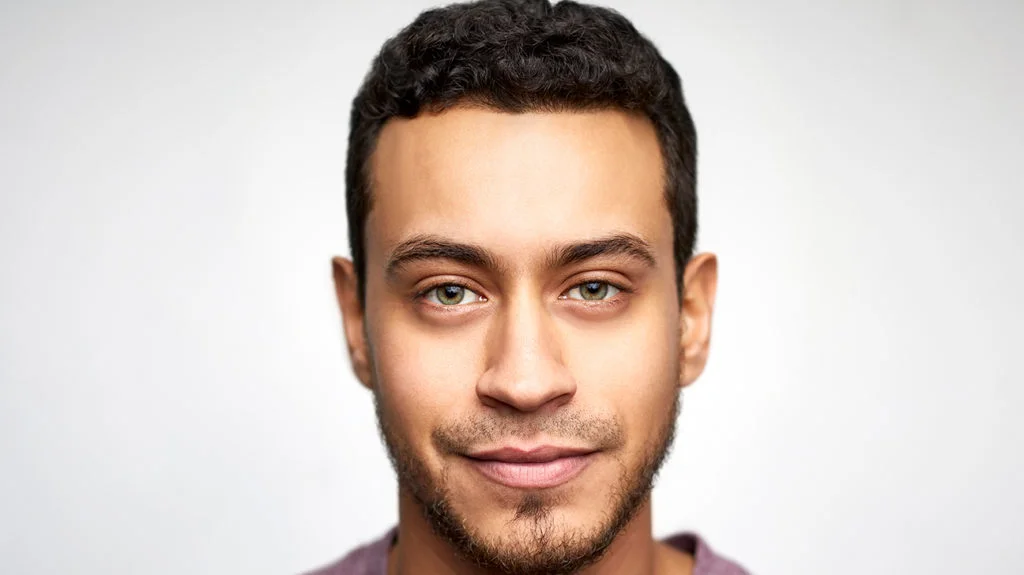
#> input picture img/facial.jpg, 1024 x 575 px, found by its file name
$ python SIFT_image.py
#> lines starting #> are read from the running program, lines starting #| are printed output that depends on the picture
import cv2
import numpy as np
import matplotlib.pyplot as plt

#sift
sift = cv2.SIFT_create()

#feature matching
bf = cv2.BFMatcher(cv2.NORM_L2, crossCheck= True)

img = cv2.imread('img/facial.jpg')
#> img is the input picture: shape (575, 1024, 3); mean B, G, R 193.5, 200.3, 213
img1 = cv2.imread('img/facial.jpg')

img = cv2.cvtColor(img, cv2.COLOR_BGR2GRAY)
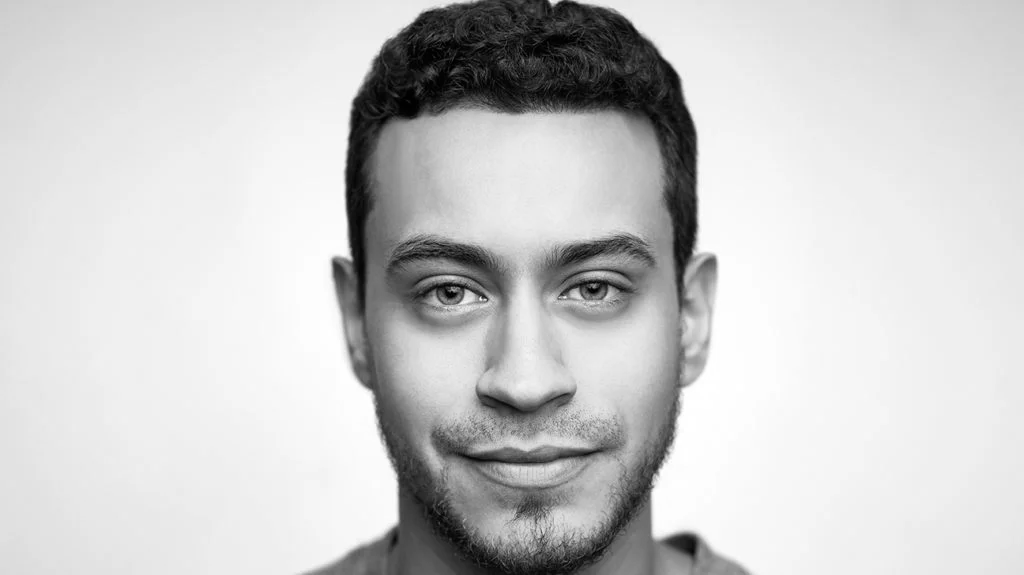
#> img: shape (575, 1024); min 0, max 255, mean 203.3
img1 = cv2.cvtColor(img1, cv2.COLOR_BGR2GRAY)


keypoints, descriptors = sift.detectAndCompute(img,None)
#> keypoints = 569 keypoints; strongest (x, y, size): (687, 544, 17.4), (408, 82, 62.9), (523, 175, 96.7), (677, 137, 34)
keypoints_1, descriptors_1 = sift.detectAndCompute(img1,None)
#> keypoints_1 has the same summary as keypoints

matches = bf.match(descriptors,descriptors_1)
#> matches = 569 matches
matches = sorted(matches, key = lambda x:x.distance)

img2 = cv2.drawMatches(img, keypoints, img1, keypoints_1,matches[300:600], img1, flags=2)
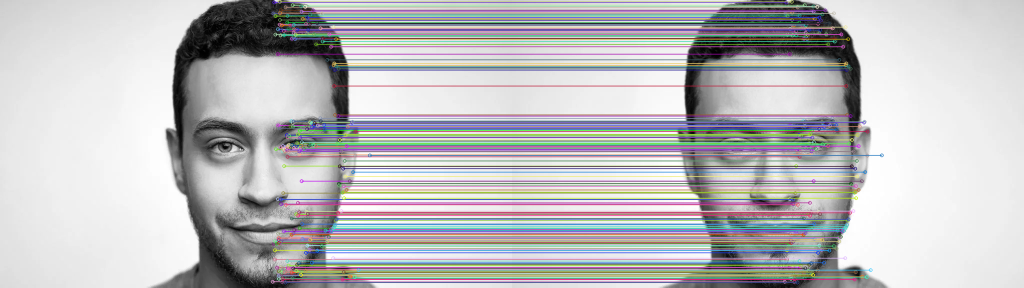
#> img2: shape (575, 2048, 3) (shown at 1/2 size); mean of channels 0, 1, 2 190.7, 189, 189.7; drawn as B, G, R

cv2.imshow('SIFT', img2)
cv2.waitKey(0)
